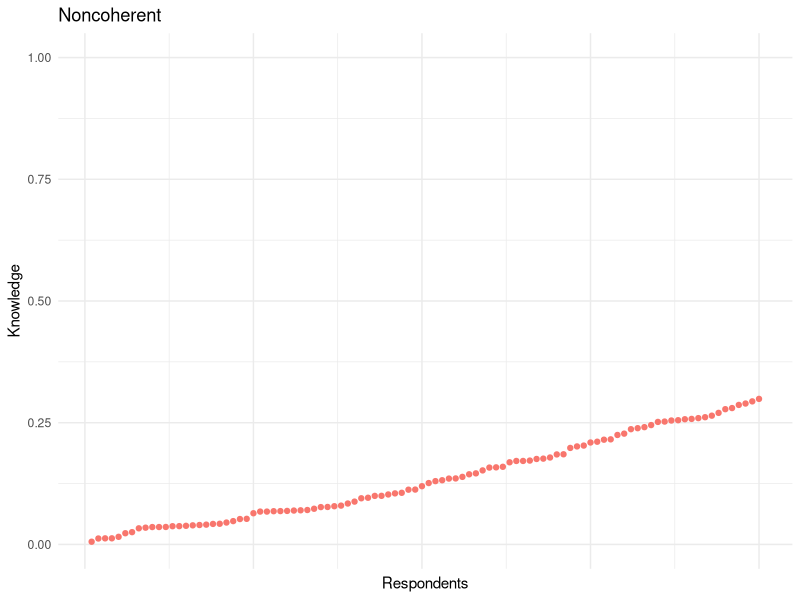
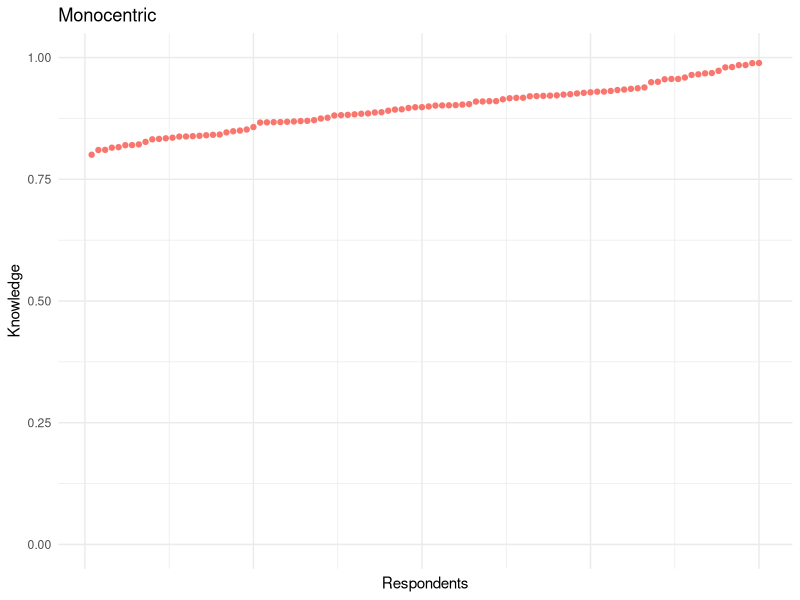
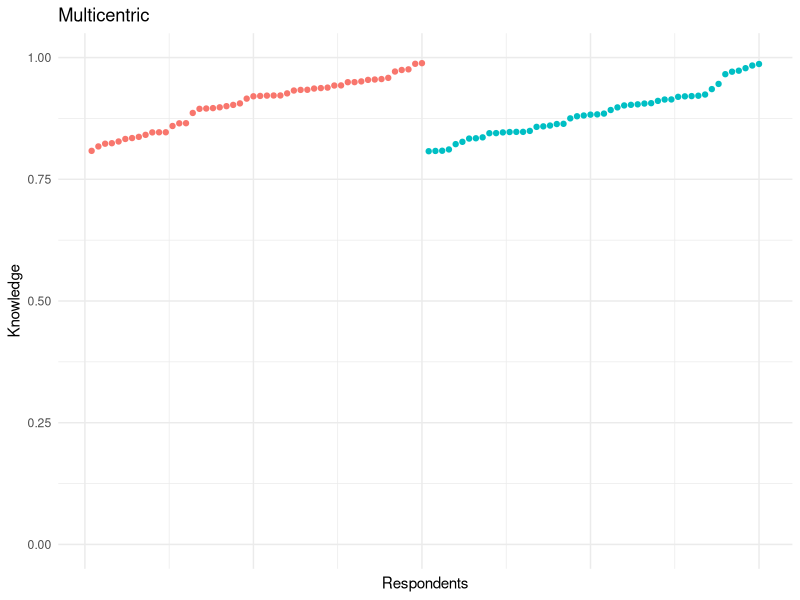
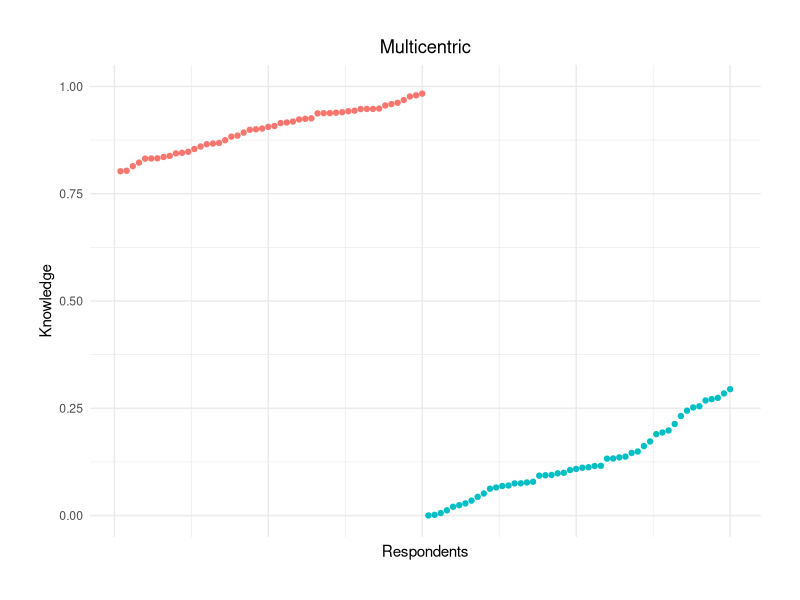
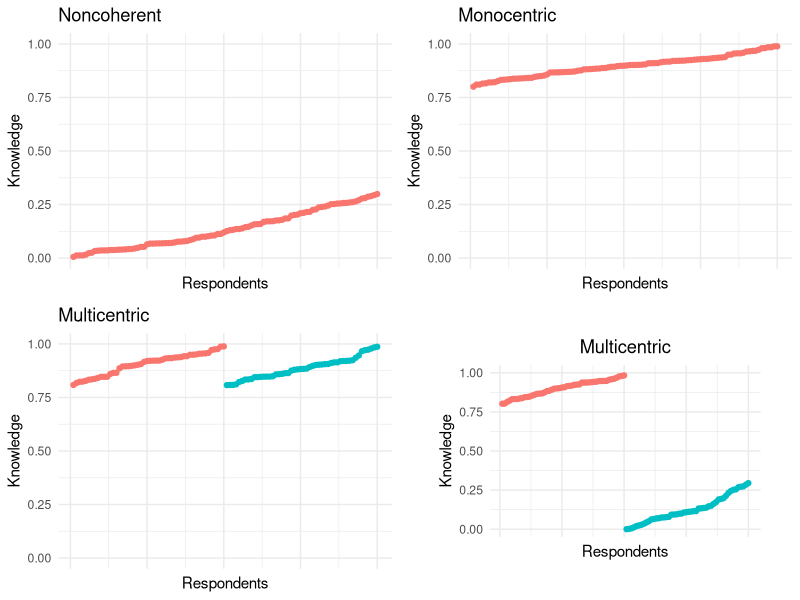

Generate these figures, in order, with R:
###NEED TO UPDATE INFO HERE


# Clear the workspace
rm( list = ls() )


library( dplyr )     # for working with the data
library( reshape2 )  # for reworking the data
library( ggplot2 )   # for plotting
library( gridExtra ) # for plotting grids
library( grid )      # for plotting titles on the grid


set.seed( 2468 )

n <- 100 

noConDat <- data.frame(
  knowledge = runif( n = n, min = .00 , max = 0.30 ),
  culture = rep( 1, n )
)

conDat <- data.frame(
  knowledge = runif( n = n, min = .80 , max = 0.99 ),
  culture = rep( 1, n )
)

hetConDat <- data.frame(
  knowledge = c( runif( n = n/2, min = .80 , max = 0.99 ), runif( n = n/2, min = .80 , max = 0.99 ) ) ,
  culture = c( rep( 1, n/2 ), rep( 2, n/2 ) )
)

hetConNoDat <- data.frame(
  knowledge = c( runif( n = n/2, min = .80 , max = 0.99 ), runif( n = n/2, min = .00 , max = 0.30 ) ) ,
  culture = c( rep( 1, n/2 ), rep( 2, n/2 ) )
)


# Add a new variable that ranks responses within each group
noConDat <- noConDat %>%
  arrange( culture, knowledge ) %>%
  mutate( rank_knowledge = row_number() )

conDat <- conDat %>%
  arrange( culture, knowledge ) %>%
  mutate( rank_knowledge = row_number() )

hetConDat <- hetConDat %>%
  arrange( culture, knowledge ) %>%
  mutate( rank_knowledge = row_number() )

hetConNoDat <- hetConNoDat %>%
  arrange( culture, knowledge ) %>%
  mutate( rank_knowledge = row_number() )




# Create the scatterplots
# ideally this a function that loops through labels and the data

noConPlot <- ggplot( noConDat,
                         aes( x = rank_knowledge, 
                              y = knowledge, 
                              color = as.factor( culture ) ) ) +
  geom_point() + 
  labs( title = "Noncoherent",
        x = "Respondents",
        y = "Knowledge") +
  theme_minimal() +
  theme( legend.position = "none",
         axis.text.x = element_blank() ) +
  guides( color = guide_legend( title = "Group" ) ) + 
  scale_y_continuous( limits = c( 0, 1 ) )
print( noConPlot )


ConPlot <- ggplot( conDat,
                     aes( x = rank_knowledge, 
                          y = knowledge, 
                          color = as.factor( culture ) ) ) +
  geom_point() + 
  labs( title = "Monocentric",
        x = "Respondents",
        y = "Knowledge") +
  theme_minimal() +
  theme( legend.position = "none",
         axis.text.x = element_blank() ) +
  guides( color = guide_legend( title = "Group" ) ) + 
  scale_y_continuous( limits = c( 0, 1 ) )
print( ConPlot )


hetConPlot <- ggplot( hetConDat,
                   aes( x = rank_knowledge, 
                        y = knowledge, 
                        color = as.factor( culture ) ) ) +
  geom_point() + 
  labs( title = "Multicentric",
        x = "Respondents",
        y = "Knowledge") +
  theme_minimal() +
  theme( legend.position = "none",
         axis.text.x = element_blank() ) +
  guides( color = guide_legend( title = "Group" ) ) + 
  scale_y_continuous( limits = c( 0, 1 ) )
print( hetConPlot )


hetConNoPlot <- ggplot( hetConNoDat,
                      aes( x = rank_knowledge, 
                           y = knowledge, 
                           color = as.factor( culture ) ) ) +
  geom_point() + 
  labs( title = "Multicentric",
        x = "Respondents",
        y = "Knowledge") +
  theme_minimal() +
  theme( legend.position = "none",
         axis.text.x = element_blank(), 
         plot.margin = unit( c( 1, 1, 1, 1 ), "cm" ),
         plot.title = element_text( hjust = 0.5 ) ) +
  guides( color = guide_legend( title = "Group" ) ) + 
  scale_y_continuous( limits = c( 0, 1 ) )
print( hetConNoPlot )

grid.arrange( 
  noConPlot, ConPlot, hetConPlot, hetConNoPlot, 
  nrow = 2, ncol = 2
  )




